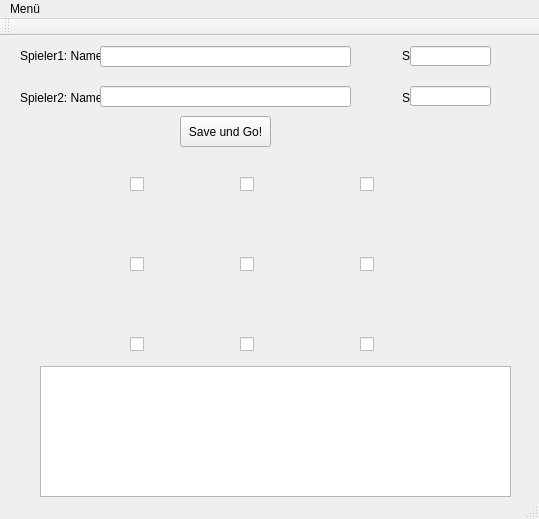
<?xml version="1.0" encoding="UTF-8"?>
<ui version="4.0">
 <class>CMainWindow</class>
 <widget class="QMainWindow" name="CMainWindow">
  <property name="geometry">
   <rect>
    <x>0</x>
    <y>0</y>
    <width>539</width>
    <height>519</height>
   </rect>
  </property>
  <property name="windowTitle">
   <string>TicTacToe Game</string>
  </property>
  <widget class="QWidget" name="centralWidget">
   <widget class="QTextEdit" name="textEditLog">
    <property name="geometry">
     <rect>
      <x>40</x>
      <y>330</y>
      <width>471</width>
      <height>131</height>
     </rect>
    </property>
   </widget>
   <widget class="QCheckBox" name="checkBox_1">
    <property name="geometry">
     <rect>
      <x>130</x>
      <y>140</y>
      <width>70</width>
      <height>17</height>
     </rect>
    </property>
    <property name="text">
     <string/>
    </property>
   </widget>
   <widget class="QCheckBox" name="checkBox_2">
    <property name="geometry">
     <rect>
      <x>240</x>
      <y>140</y>
      <width>70</width>
      <height>17</height>
     </rect>
    </property>
    <property name="text">
     <string/>
    </property>
   </widget>
   <widget class="QCheckBox" name="checkBox_3">
    <property name="geometry">
     <rect>
      <x>360</x>
      <y>140</y>
      <width>70</width>
      <height>17</height>
     </rect>
    </property>
    <property name="text">
     <string/>
    </property>
   </widget>
   <widget class="QCheckBox" name="checkBox_4">
    <property name="geometry">
     <rect>
      <x>130</x>
      <y>220</y>
      <width>70</width>
      <height>17</height>
     </rect>
    </property>
    <property name="text">
     <string/>
    </property>
   </widget>
   <widget class="QCheckBox" name="checkBox_5">
    <property name="geometry">
     <rect>
      <x>240</x>
      <y>220</y>
      <width>70</width>
      <height>17</height>
     </rect>
    </property>
    <property name="text">
     <string/>
    </property>
   </widget>
   <widget class="QCheckBox" name="checkBox_6">
    <property name="geometry">
     <rect>
      <x>360</x>
      <y>220</y>
      <width>70</width>
      <height>17</height>
     </rect>
    </property>
    <property name="text">
     <string/>
    </property>
   </widget>
   <widget class="QCheckBox" name="checkBox_7">
    <property name="geometry">
     <rect>
      <x>130</x>
      <y>300</y>
      <width>70</width>
      <height>17</height>
     </rect>
    </property>
    <property name="text">
     <string/>
    </property>
   </widget>
   <widget class="QCheckBox" name="checkBox_8">
    <property name="geometry">
     <rect>
      <x>240</x>
      <y>300</y>
      <width>70</width>
      <height>17</height>
     </rect>
    </property>
    <property name="text">
     <string/>
    </property>
   </widget>
   <widget class="QCheckBox" name="checkBox_9">
    <property name="geometry">
     <rect>
      <x>360</x>
      <y>300</y>
      <width>70</width>
      <height>17</height>
     </rect>
    </property>
    <property name="text">
     <string/>
    </property>
   </widget>
   <widget class="QLabel" name="label">
    <property name="geometry">
     <rect>
      <x>20</x>
      <y>0</y>
      <width>481</width>
      <height>81</height>
     </rect>
    </property>
    <property name="text">
     <string>Spieler1: Name:                                                                                         Symbol:


Spieler2: Name:                                                                                         Symbol:</string>
    </property>
   </widget>
   <widget class="QLineEdit" name="lineEditName1">
    <property name="geometry">
     <rect>
      <x>100</x>
      <y>10</y>
      <width>251</width>
      <height>21</height>
     </rect>
    </property>
   </widget>
   <widget class="QLineEdit" name="lineEditName2">
    <property name="geometry">
     <rect>
      <x>100</x>
      <y>50</y>
      <width>251</width>
      <height>21</height>
     </rect>
    </property>
   </widget>
   <widget class="QLineEdit" name="lineEditSymbol1">
    <property name="geometry">
     <rect>
      <x>410</x>
      <y>10</y>
      <width>81</width>
      <height>20</height>
     </rect>
    </property>
   </widget>
   <widget class="QLineEdit" name="lineEditSymbol2">
    <property name="geometry">
     <rect>
      <x>410</x>
      <y>50</y>
      <width>81</width>
      <height>20</height>
     </rect>
    </property>
   </widget>
   <widget class="QPushButton" name="pushButtonSave">
    <property name="geometry">
     <rect>
      <x>180</x>
      <y>80</y>
      <width>91</width>
      <height>31</height>
     </rect>
    </property>
    <property name="text">
     <string>Save und Go!</string>
    </property>
   </widget>
  </widget>
  <widget class="QMenuBar" name="menuBar">
   <property name="geometry">
    <rect>
     <x>0</x>
     <y>0</y>
     <width>539</width>
     <height>21</height>
    </rect>
   </property>
   <widget class="QMenu" name="menuMen">
    <property name="title">
     <string>Menü</string>
    </property>
    <addaction name="actionBeenden"/>
   </widget>
   <addaction name="menuMen"/>
  </widget>
  <widget class="QToolBar" name="mainToolBar">
   <attribute name="toolBarArea">
    <enum>TopToolBarArea</enum>
   </attribute>
   <attribute name="toolBarBreak">
    <bool>false</bool>
   </attribute>
  </widget>
  <widget class="QStatusBar" name="statusBar"/>
  <action name="actionBeenden">
   <property name="text">
    <string>Beenden</string>
   </property>
  </action>
 </widget>
 <layoutdefault spacing="6" margin="11"/>
 <resources/>
 <connections/>
</ui>
